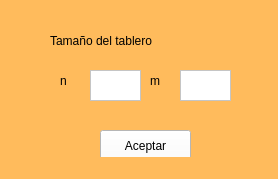
<?xml version="1.0" encoding="UTF-8"?>
<ui version="4.0">
 <class>MainWindow</class>
 <widget class="QMainWindow" name="MainWindow">
  <property name="geometry">
   <rect>
    <x>0</x>
    <y>0</y>
    <width>278</width>
    <height>179</height>
   </rect>
  </property>
  <property name="windowTitle">
   <string>MainWindow</string>
  </property>
  <property name="styleSheet">
   <string notr="true">background-color: rgb(255, 187, 92);
font: 12pt &quot;Lucida Console&quot;;</string>
  </property>
  <widget class="QWidget" name="centralwidget">
   <widget class="QPushButton" name="AceptarC">
    <property name="geometry">
     <rect>
      <x>100</x>
      <y>130</y>
      <width>91</width>
      <height>31</height>
     </rect>
    </property>
    <property name="styleSheet">
     <string notr="true">background-color: rgb(255, 255, 255);</string>
    </property>
    <property name="text">
     <string>Aceptar</string>
    </property>
   </widget>
   <widget class="QLabel" name="label">
    <property name="geometry">
     <rect>
      <x>50</x>
      <y>30</y>
      <width>201</width>
      <height>21</height>
     </rect>
    </property>
    <property name="text">
     <string>Tamaño del tablero</string>
    </property>
   </widget>
   <widget class="QLabel" name="label_2">
    <property name="geometry">
     <rect>
      <x>60</x>
      <y>70</y>
      <width>31</width>
      <height>21</height>
     </rect>
    </property>
    <property name="text">
     <string>n</string>
    </property>
   </widget>
   <widget class="QLabel" name="label_3">
    <property name="geometry">
     <rect>
      <x>150</x>
      <y>70</y>
      <width>31</width>
      <height>21</height>
     </rect>
    </property>
    <property name="text">
     <string>m</string>
    </property>
   </widget>
   <widget class="QTextEdit" name="CordenadaN">
    <property name="geometry">
     <rect>
      <x>90</x>
      <y>70</y>
      <width>51</width>
      <height>31</height>
     </rect>
    </property>
    <property name="styleSheet">
     <string notr="true">background-color: rgb(255, 255, 255);</string>
    </property>
   </widget>
   <widget class="QTextEdit" name="CooordenadaM">
    <property name="geometry">
     <rect>
      <x>180</x>
      <y>70</y>
      <width>51</width>
      <height>31</height>
     </rect>
    </property>
    <property name="styleSheet">
     <string notr="true">background-color: rgb(255, 255, 255);</string>
    </property>
   </widget>
  </widget>
  <widget class="QStatusBar" name="statusbar"/>
 </widget>
 <resources/>
 <connections/>
</ui>
